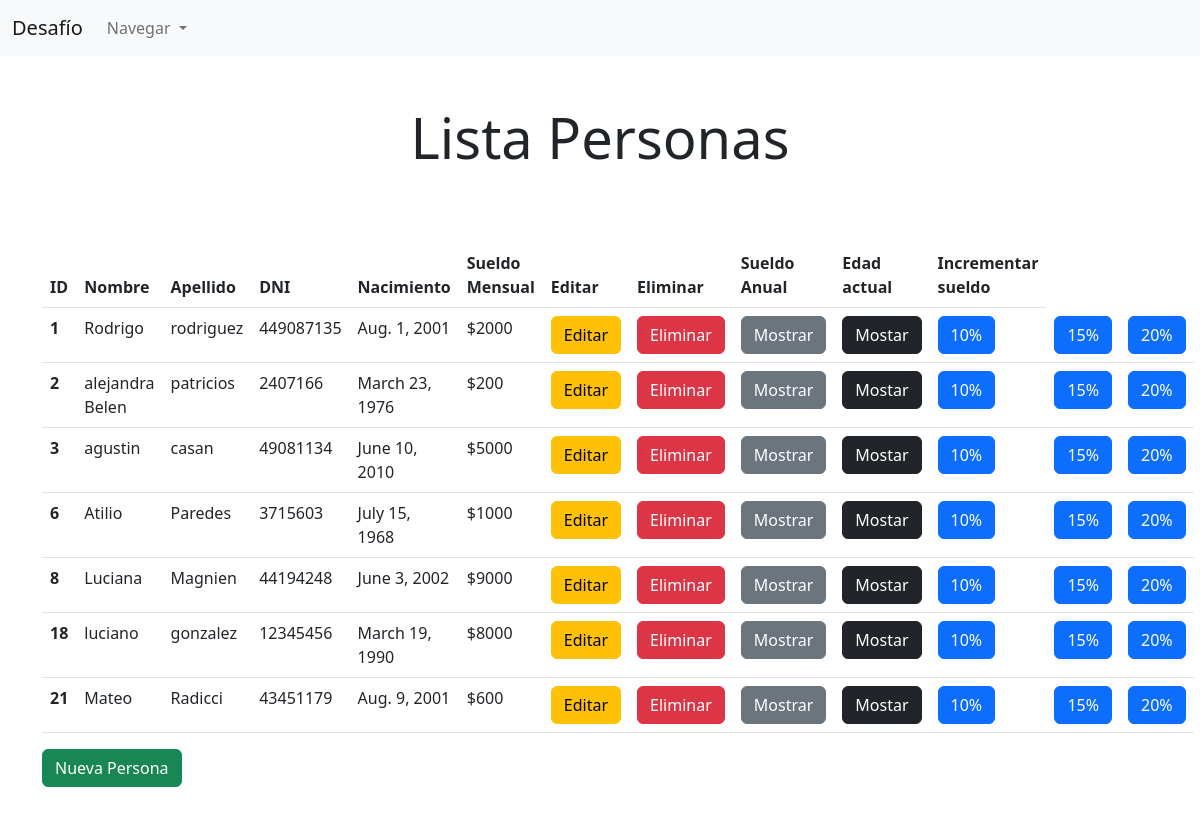
The page / on the database its author committed.
### peliculas/models.py (models this page shows, shortened)
class tablaPersona(models.Model):
    nacimiento = models.DateField()
    nombre = models.CharField(max_length=155)
    apellido = models.CharField(max_length=155)
    dni = models.IntegerField()
    sueldo_mensual = models.IntegerField()

### peliculas/views.py (the view)
# urls.py: path('', personaView.listarPersona, name='listaPersonas'),
    def listarPersona(request):
        persona = tablaPersona.objects.all()
        return render(request, 'listaPersonas.html', {'personas':persona})

### peliculas/templates/listaPersonas.html (shortened to what this page needs)
{% extends 'base.html' %}
{% load crispy_forms_tags %}
{% block content %}
<br>
<h1 class="text-center display-4 my-4">Lista Personas</h1>
<br>
<br>
<div class="container">
    <table class="table">
        <thead>
            <tr>
                <th scope="col">ID</th>
                <th scope="col">Nombre</th>
                <th scope="col">Apellido</th>
                <th scope="col">DNI</th>
                <th scope="col">Nacimiento</th>
                <th scope="col">Sueldo Mensual</th>
                <th scope="col">Editar</th>
                <th scope="col">Eliminar</th>
                <th scope="col">Sueldo Anual</th>
                <th scope="col">Edad actual</th>
                <th scope="col">Incrementar sueldo</th>
            </tr>
        </thead>
        <tbody>
            {% for persona in personas %}
            <tr>
                <th scope="row"> {{ persona.id }} </th>
                <td> {{ persona.nombre }} </td>
                <td> {{ persona.apellido }} </td>
                <td> {{ persona.dni }} </td>
                <td> {{ persona.nacimiento }} </td>
                <td> ${{ persona.sueldo_mensual }} </td>
                <td> <a class="btn btn-warning" href="{% url 'editar' persona.id%}">Editar</a> </td>
                <td> <a class="btn btn-danger" href="{% url 'eliminar' persona.id %}">Eliminar</a> </td>
                <td> <a href="{% url 'anual' persona.sueldo_mensual %}" class="btn btn-secondary">Mostrar</a> </td>
                <td> <a href="{% url 'edadActual' persona.nacimiento.year %}" class="btn btn-dark">Mostar</a></td>
                <td> <a href="{% url 'actualizarSueldo' persona.id persona.sueldo_mensual 10 %}" class="btn btn-primary">10%</a></td>
                <td> <a href="{% url 'actualizarSueldo' persona.id persona.sueldo_mensual 15 %}" class="btn btn-primary">15%</a></td>
                <td> <a href="{% url 'actualizarSueldo' persona.id persona.sueldo_mensual 20 %}" class="btn btn-primary">20%</a></td>
            </tr>
            {% endfor %}
        </tbody>
    </table>
    <a class="btn btn-success" href="{% url 'registrar' %}">Nueva Persona</a>
</div>
<br>
{% endblock %}

### rows shown on the page
tablaPersona: id "1", nombre "Rodrigo", apellido "rodriguez", dni "449087135", nacimiento "Aug. 1, 2001", sueldo_mensual "2000"
tablaPersona: id "2", nombre "alejandra Belen", apellido "patricios", dni "2407166", nacimiento "March 23, 1976", sueldo_mensual "200"
tablaPersona: id "3", nombre "agustin", apellido "casan", dni "49081134", nacimiento "June 10, 2010", sueldo_mensual "5000"
tablaPersona: id "6", nombre "Atilio", apellido "Paredes", dni "3715603", nacimiento "July 15, 1968", sueldo_mensual "1000"
tablaPersona: id "8", nombre "Luciana", apellido "Magnien", dni "44194248", nacimiento "June 3, 2002", sueldo_mensual "9000"
tablaPersona: id "18", nombre "luciano", apellido "gonzalez", dni "12345456", nacimiento "March 19, 1990", sueldo_mensual "8000"
tablaPersona: id "21", nombre "Mateo", apellido "Radicci", dni "43451179", nacimiento "Aug. 9, 2001", sueldo_mensual "600"
